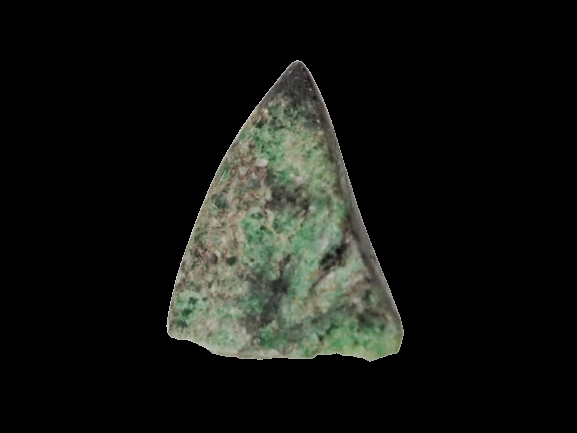
#> input picture imgs/cara_a__3_-removebg-preview.png, 577 x 433 px
$ jupyter execute KMeans-Segment-Color.ipynb
#> lines starting #> are read from the running program, lines starting #| are printed output that depends on the picture
[cell 1]
import numpy as np
import matplotlib.pyplot as plt
from sklearn.cluster import KMeans
import cv2 as cv
from matplotlib.colors import ListedColormap

[cell 2]
def unfolding(img):

    features = tuple(img.shape)
#> features = (433, 577, 3)
    img = img.reshape(-1,3)

    return img, features

def Normal(img,white_limit):

    data, features = unfolding(img)
#> features = (433, 577, 3)

    std = data.std(1)
    hist, bin_edges = np.histogram(std,bins = 50)
#> hist = 50 values, max 205768 at index 0, min 4 at index 47, mean 4996.8; bin_edges = 51 values from 0 to 25.85
    bin_centers = (bin_edges[:-1] + bin_edges[1:])/2
#> bin_centers = 50 values from 0.258 to 25.59
    sorted_idx = np.argsort(hist)
#> sorted_idx = 50 values, max 49 at index 6, min 0 at index 49, mean 24.5
    max_idx = sorted_idx[-1]
#> max_idx = 0

    mean_hist = bin_centers[max_idx]
#> mean_hist = 0.258
    sigma = np.std(std)
#> sigma = 4

    sigma_idx = np.where(std <= mean_hist + (0.5*sigma))
    sigma_filt = np.std(std[sigma_idx])
#> sigma_filt = 0.135
    stdlim = mean_hist + 3*sigma_filt
#> stdlim = 0.664

    idx_background = np.where(std <= stdlim)[0]
    background_reference = data[idx_background]
    background_reference_mean = background_reference.mean(1)
    white_idx = np.where(background_reference_mean >= white_limit)[0]
#> white_idx = [34916, 34917, 34918, 36058, 38866, 39426, 39432, 42191, 42739, 43833, 44377, 66119, 66612, 108549, 131003, 139042]
    white_reference =  background_reference[white_idx]
#> white_reference = 16 rows, first 8: [207, 207, 206], [204, 204, 203], [203, 203, 202], [189, 189, 189], [189, 189, 189], [198, 198, 198], [187, 187, 187], [189, 189, 189]
    mean = white_reference.mean(0)
#> mean = [199.1, 199.1, 198.6]

    construction_data = np.copy(data)
    ref_white = np.copy(data)

    construction_data = construction_data/mean
    np.place(construction_data, construction_data > 1,1)

    ref_white[idx_background[white_idx]] = np.array([0,0,0])
    construction_data = np.reshape(construction_data,features)
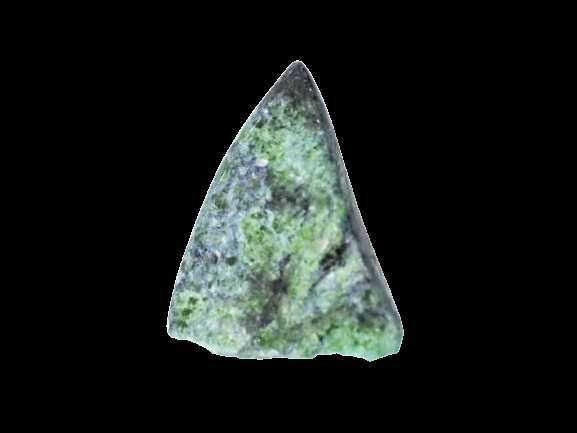
#> construction_data: shape (433, 577, 3) float64; mean of channels 0, 1, 2 0.101, 0.11, 0.0919; drawn as B, G, R
    ref_white = np.reshape(ref_white,features)

    return construction_data, ref_white, mean

def RGB2Lab(img_data):

    e =  216/24389

    non_zero_rgb = img_data[:,:]**(2.2)

    X = non_zero_rgb[:, 0] * 0.4124 + non_zero_rgb[:, 1] * 0.3576 + non_zero_rgb[:, 2] * 0.1805
    Y = non_zero_rgb[:, 0] * 0.2126 + non_zero_rgb[:, 1] * 0.7152 + non_zero_rgb[:, 2] * 0.0722
    Z = non_zero_rgb[:, 0] * 0.0193 + non_zero_rgb[:, 1] * 0.1192 + non_zero_rgb[:, 2] * 0.9505

    fx = (X/0.94811)
    fy = (Y/1)
    fz = (Z/1.07304)

    if fx.any() > e:
        fx = fx**(1/3)
    else:
        fx = ((903.3*fx)+16)/116

    if fy.any() > e:
        fy = fy**(1/3)
    else:
        fy = ((903.3*fy)+16)/116

    if fz.any() > e:
        fz = fz**(1/3)
    else:
        fz = ((903.3*fz)+16)/116

    a = (fx - fy) * 500
    b = (fy - fz) * 200
    L = (fy * 116) - 16

    data_CLab = np.column_stack((L, a, b))

    return data_CLab


# [88 lines left out: functions image_segmentation, mask_segmentation, not called in this run]

[cell 3]
img = cv.cvtColor(cv.imread("imgs/cara_a__3_-removebg-preview.png"),cv.COLOR_BGR2RGB)
img, ref, mean = Normal(img,white_limit=180)
#> mean = [199.1, 199.1, 198.6]

img = np.array(img, dtype=np.float64)
img,features = unfolding(img)
#> features = (433, 577, 3)

kmeans= KMeans(n_clusters = 4, init = "k-means++",random_state = 0, n_init = "auto")
kmeans.fit(img)

segmented_img = kmeans.labels_


segmented_img = np.reshape(segmented_img,features[:-1])
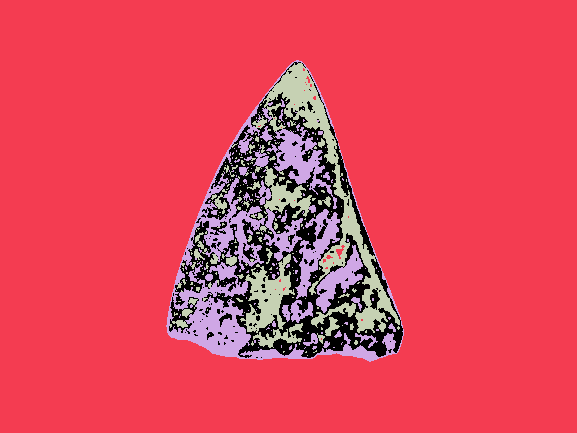
#> segmented_img: shape (433, 577) int32; 4 distinct labels, from 0 to 3; one colour per label, 0 black
cmap = ListedColormap(["green"]+["gray"]+["white"]+["black"])
plt.imshow(segmented_img,cmap = cmap)

plt.show()

[cell 4]
idx_sample = np.where(img != 0)[0]
lab_info = RGB2Lab(img[idx_sample])

[cell 5]
#img[idx_sample] = lab_info
#img_fold = img.reshape(features)

kmeans= KMeans(n_clusters = 3, init = "k-means++",random_state = 0, n_init = "auto")
kmeans.fit(lab_info)

segmented_img = kmeans.labels_

np.place(segmented_img,segmented_img == 0,3)

mask = np.zeros(img.shape[:-1])
mask[idx_sample] = segmented_img
cmap = ListedColormap(["gray"]+["black"]+["green"]+["white"])
plt.imshow(mask.reshape(features[:-1]),cmap = cmap)
plt.show()
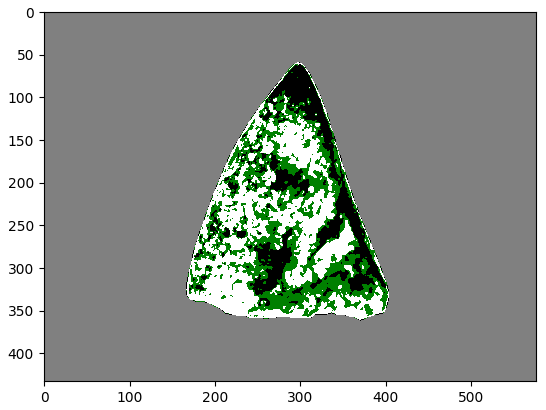
#> figure drawn by matplotlib, 1 panel
